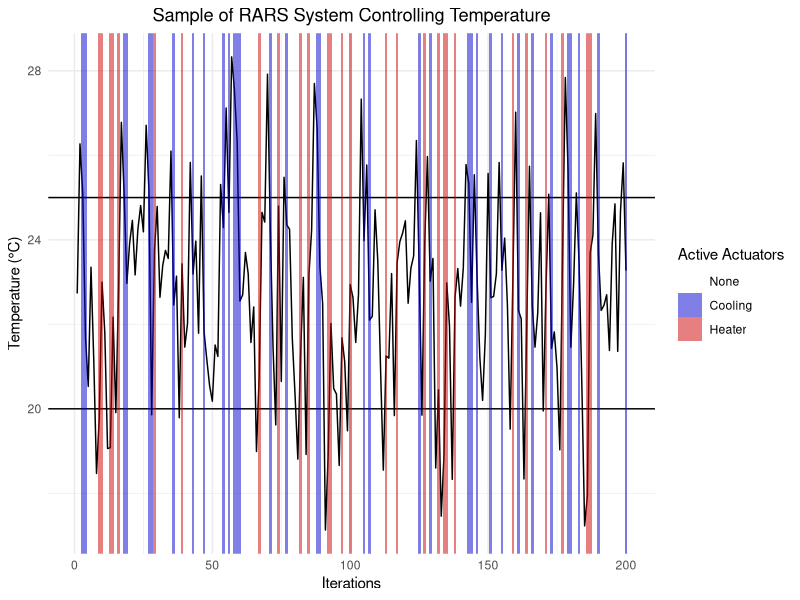
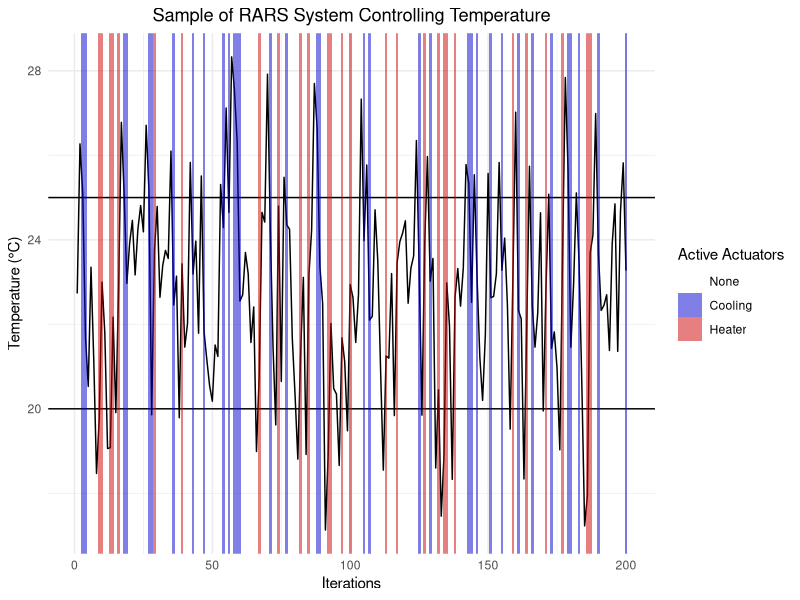

The R script that drew these images, in order:
library(tidyverse)

# Variables
max_temp <- 25
min_temp <- 20
temp_data <- read.csv("./analysis/data/temp_metrics.csv")

# Function to assign factor
assignState <- Vectorize(function(heater, cooling) {
  if (heater == TRUE) {
    return(as.factor("heater"))
  }
  
  if (cooling == TRUE) {
    return(as.factor("cooling"))
  }
  
  return(as.factor("none"))
})

# Merge heater and a.c into actuator variable
temp_data$actuator <- assignState(temp_data$heater, temp_data$a.c)

# Add a iteration variable as index
temp_data$iteration <- 1:nrow(temp_data)

# Plot a subset of the temp_data
temp_data[1:200, ] %>% ggplot(aes(iteration, temperature)) + 
  geom_line() + 
  geom_abline(aes(intercept = max_temp, slope = 0)) +
  geom_abline(aes(intercept = min_temp, slope = 0)) +
  geom_tile(aes(fill = actuator, height = Inf), alpha = 0.5)  +
  scale_fill_manual(values=c(NA, "blue3", "red3"), labels = c("None", "Cooling", "Heater"), na.value = NA) +
  labs(fill = "Active Actuators") +
  xlab("Iterations") + 
  ylab("Temperature (°C)") +
  theme_minimal() + 
  ggtitle("Sample of RARS System Controlling Temperature") + 
  theme(plot.title = element_text(hjust = 0.5))

# Save plot
ggsave(
  "temp_graph.jpeg",
  plot = last_plot(),
  device = "jpeg",
  path = "./analysis/graphs"
)

# Calculate percentage of iterations spent in the accepted temperature interval
good_temperature <- temp_data$temperature >= min_temp & temp_data$temperature <= max_temp

temperature_percentage <- mean(good_temperature) * 100



